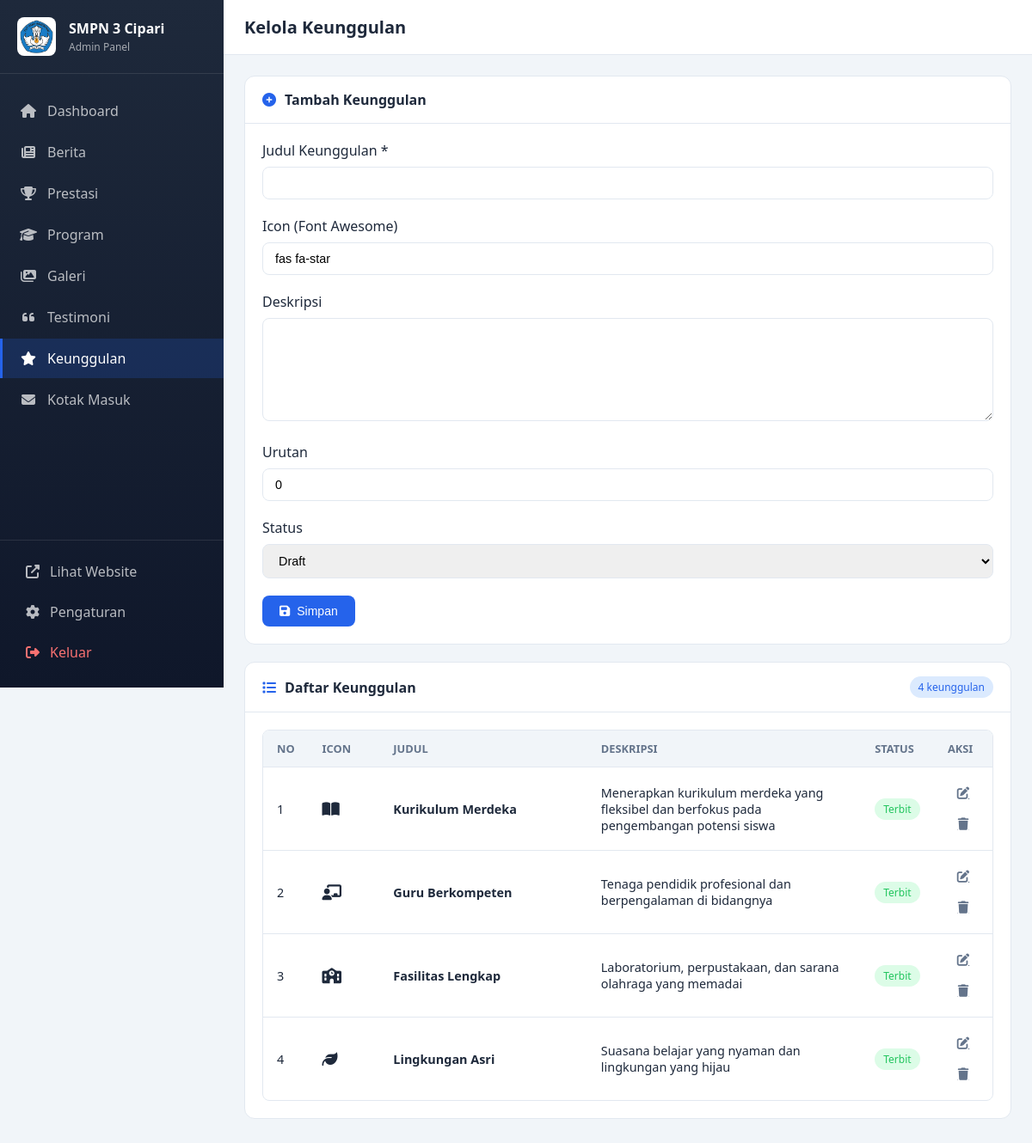
Page /admin/features.php (signed in) on the committed database.
### tables this page shows
CREATE TABLE IF NOT EXISTS features (
    id INT UNSIGNED AUTO_INCREMENT PRIMARY KEY,
    title VARCHAR(255) NOT NULL,
    description TEXT,
    icon VARCHAR(100),
    status ENUM('draft', 'published') DEFAULT 'draft',
    sort_order INT UNSIGNED DEFAULT 0,
    created_at TIMESTAMP DEFAULT CURRENT_TIMESTAMP,
    updated_at TIMESTAMP DEFAULT CURRENT_TIMESTAMP ON UPDATE CURRENT_TIMESTAMP,
    INDEX idx_status (status),
    INDEX idx_sort (sort_order)
);

### admin/features.php (the view, shortened to what this page needs)
<?php
$pdo = getDB();
$stmt = $pdo->query("SELECT * FROM features ORDER BY sort_order ASC, created_at DESC");
$features = $stmt->fetchAll();
$edit_data = null;
?>
<!DOCTYPE html>
<html lang="id">
<head>
    <link rel="stylesheet" href="assets/css/admin.css">
    <link rel="stylesheet" href="https://cdnjs.cloudflare.com/ajax/libs/font-awesome/6.5.1/css/all.min.css">
</head>
<body>
    <?php include 'includes/sidebar.php'; ?>
    <main class="main-content">
        <header class="topbar">
            <div class="topbar-left">
                <h1 class="page-title">Kelola Keunggulan</h1>
            </div>
        </header>
        <div class="content-wrapper">
            <div class="card">
                <div class="card-header">
                    <h3><i class="fas fa-<?= $edit_data ? 'edit' : 'plus-circle' ?>"></i>
                        <?= $edit_data ? 'Edit' : 'Tambah' ?> Keunggulan</h3>
                </div>
                <div class="card-body">
                    <form method="POST">
                        <div class="form-row">
                            <div class="form-group">
                                <label class="form-label">Judul Keunggulan *</label>
                                <input type="text" name="title" class="form-control" required
                                    value="<?= htmlspecialchars($edit_data['title'] ?? $_POST['title'] ?? '') ?>">
                            </div>
                            <div class="form-group">
                                <label class="form-label">Icon (Font Awesome)</label>
                                <input type="text" name="icon" class="form-control"
                                    value="<?= htmlspecialchars($edit_data['icon'] ?? $_POST['icon'] ?? 'fas fa-star') ?>"
                                    placeholder="fas fa-star">
                            </div>
                        </div>
                        <div class="form-group">
                            <label class="form-label">Deskripsi</label>
                            <textarea name="description" class="form-control" rows="3"><?= htmlspecialchars($edit_data['description'] ?? $_POST['description'] ?? '') ?></textarea>
                        </div>
                        <div class="form-row">
                            <div class="form-group">
                                <label class="form-label">Urutan</label>
                                <input type="number" name="sort_order" class="form-control" min="0"
                                    value="<?= htmlspecialchars($edit_data['sort_order'] ?? $_POST['sort_order'] ?? 0) ?>">
                            </div>
                            <div class="form-group">
                                <label class="form-label">Status</label>
                                <select name="status" class="form-control">
                                    <option value="draft" <?= ($_POST['status'] ?? $edit_data['status'] ?? '') === 'draft' ? 'selected' : '' ?>>Draft</option>
                                </select>
                            </div>
                        </div>
                        <div style="display: flex; gap: 10px;">
                            <button type="submit" name="save" value="1" class="btn btn-primary">
                                <i class="fas fa-save"></i> Simpan
                            </button>
                        </div>
                    </form>
                </div>
            </div>
            <div class="card">
                <div class="card-header">
                    <h3><i class="fas fa-list"></i> Daftar Keunggulan</h3>
                    <span class="badge badge-primary"><?= count($features) ?> keunggulan</span>
                </div>
                <div class="card-body">
                    <?php if (empty($features)): ?>
                        <div class="empty-state">
                            <i class="fas fa-star"></i>
                            <p>Belum ada keunggulan.</p>
                        </div>
                    <?php else: ?>
                        <div class="table-container">
                            <table>
                                <thead>
                                    <tr>
                                        <th width="5%">No</th>
                                        <th width="10%">Icon</th>
                                        <th width="30%">Judul</th>
                                        <th width="40%">Deskripsi</th>
                                        <th width="10%">Status</th>
                                        <th width="5%">Aksi</th>
                                    </tr>
                                </thead>
                                <tbody>
                                    <?php $no = 1;
                                    foreach ($features as $item): ?>
                                        <tr>
                                            <td><?= $no++ ?></td>
                                            <td><i class="<?= htmlspecialchars($item['icon']) ?> fa-lg"></i></td>
                                            <td><strong><?= htmlspecialchars($item['title']) ?></strong></td>
                                            <td><?= htmlspecialchars($item['description']) ?></td>
                                            <td>
                                                <span class="badge badge-<?= $item['status'] === 'published' ? 'success' : 'warning' ?>">
                                                    <?= $item['status'] === 'published' ? 'Terbit' : 'Draft' ?>
                                                </span>
                                            </td>
                                            <td>
                                                <a href="?edit=<?= $item['id'] ?>" class="btn-icon" title="Edit">
                                                    <i class="fas fa-edit"></i>
                                                </a>
                                                <a href="?action=delete&id=<?= $item['id'] ?>"
                                                    class="btn-icon text-danger"
                                                    onclick="return confirmDelete()">
                                                    <i class="fas fa-trash"></i>
                                                </a>
                                            </td>
                                        </tr>
                                    <?php endforeach; ?>
                                </tbody>
                            </table>
                        </div>
                    <?php endif; ?>
                </div>
            </div>
        </div>
    </main>
</body>
</html>

### admin/includes/sidebar.php (shortened to what this page needs)
<?php
$current_page = basename($_SERVER['PHP_SELF']);
$nav_items = [
    ['url' => 'index.php', 'icon' => 'fas fa-home', 'label' => 'Dashboard'],
    ['url' => 'news.php', 'icon' => 'fas fa-newspaper', 'label' => 'Berita'],
    ['url' => 'achievements.php', 'icon' => 'fas fa-trophy', 'label' => 'Prestasi'],
    ['url' => 'programs.php', 'icon' => 'fas fa-graduation-cap', 'label' => 'Program'],
    ['url' => 'gallery.php', 'icon' => 'fas fa-images', 'label' => 'Galeri'],
    ['url' => 'testimonials.php', 'icon' => 'fas fa-quote-left', 'label' => 'Testimoni'],
    ['url' => 'features.php', 'icon' => 'fas fa-star', 'label' => 'Keunggulan'],
    ['url' => 'contacts.php', 'icon' => 'fas fa-envelope', 'label' => 'Kotak Masuk'],
];
?>
<aside class="sidebar" id="sidebar">
    <div class="sidebar-header">
        <img src="../img/logo.jpeg" alt="Logo" class="sidebar-logo">
        <div class="sidebar-title">
            <h2>SMPN 3 Cipari</h2>
            <p>Admin Panel</p>
        </div>
    </div>
    <nav class="sidebar-nav">
        <ul>
            <?php foreach ($nav_items as $item): ?>
            <li>
                <a href="<?= $item['url'] ?>"
                   class="nav-link <?= $current_page === $item['url'] ? 'active' : '' ?>">
                    <i class="<?= $item['icon'] ?>"></i>
                    <span><?= $item['label'] ?></span>
                </a>
            </li>
            <?php endforeach; ?>
        </ul>
    </nav>
    <div class="sidebar-footer">
        <a href="../" target="_blank" class="sidebar-link">
            <i class="fas fa-external-link-alt"></i>
            <span>Lihat Website</span>
        </a>
        <a href="settings.php" class="sidebar-link">
            <i class="fas fa-cog"></i>
            <span>Pengaturan</span>
        </a>
        <a href="logout.php" class="sidebar-link text-danger">
            <i class="fas fa-sign-out-alt"></i>
            <span>Keluar</span>
        </a>
    </div>
</aside>

### rows in the picture
features: title "Kurikulum Merdeka", description "Menerapkan kurikulum merdeka yang fleksibel dan berfokus pada pengembangan potensi siswa", status "Terbit"
features: title "Guru Berkompeten", description "Tenaga pendidik profesional dan berpengalaman di bidangnya", status "Terbit"
features: title "Fasilitas Lengkap", description "Laboratorium, perpustakaan, dan sarana olahraga yang memadai", status "Terbit"
features: title "Lingkungan Asri", description "Suasana belajar yang nyaman dan lingkungan yang hijau", status "Terbit"

### other values in the picture
$item['label'] "Dashboard"
$item['label'] "Berita"
$item['label'] "Prestasi"
$item['label'] "Program"
$item['label'] "Galeri"
$item['label'] "Testimoni"
$item['label'] "Keunggulan"
$item['label'] "Kotak Masuk"
count($features) "4"
